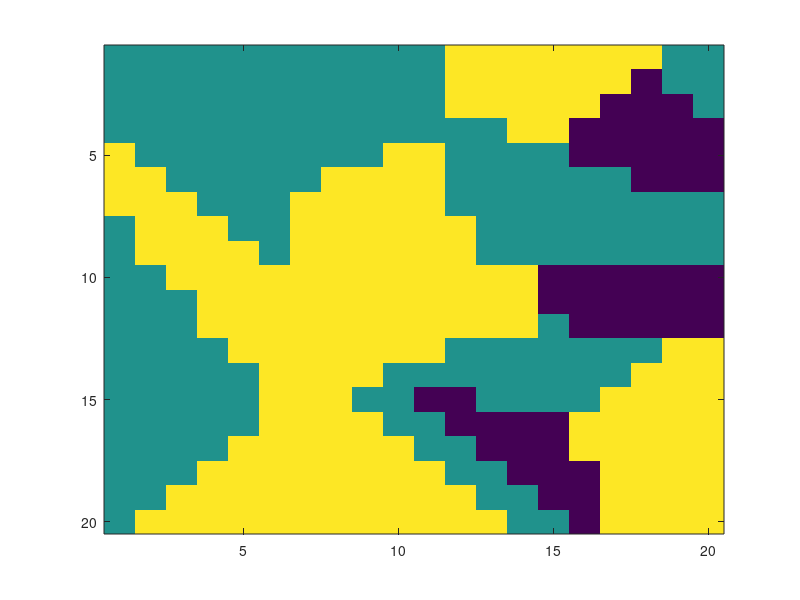

Here is the MATLAB script that generated this plot:
function out_data = make_map()

    %rand_seed = 1209371812;
    %rng(rand_seed);

    
    out_data = cell(3,1); % 1 = truth, 2 = noisy terrain, 3 = noisy water observation.
    
    num_terrain_types = 3;
    num_water_types = 3;
    num_seeds = 20;

    map_dim = 20;

    map_data = zeros(map_dim,map_dim);
	water_map = zeros(map_dim,map_dim);
    noisy_terrain_map = zeros(map_dim,map_dim);
	noisy_nss_map = zeros(map_dim,map_dim);

    seeds = randi(map_dim,num_seeds,2);
    labels = randi(num_terrain_types,num_seeds,1);

    terrain_to_water = [1 1 18; 2 17 1; 17 2 1];
	%nss_noise_model = [0.8 0.1 0.1; 0.1 0.8 0.1; 0.1 0.1 0.8];
    %nss_noise_model = [0.9 0.05 0.05; 0.05 0.9 0.05; 0.05 0.05 0.9];
    nss_noise_model = [0.95 0.025 0.025; 0.025 0.95 0.025; 0.025 0.025 0.95];
    %terrain_noise_model = [0.8 0.1 0.1; 0.1 0.8 0.1; 0.1 0.1 0.8];
    terrain_noise_model = [0.9 0.05 0.05; 0.05 0.9 0.05; 0.05 0.05 0.9];
   
    for y=1:map_dim
        for x=1:map_dim
            %create voronoi map
            x_diff = seeds(:,1) - x;
            y_diff = seeds(:,2) - y;
            dist = x_diff.*x_diff + y_diff.*y_diff;
            [v,idx] = min(dist);
            
            %assigning label to the terrain map
            map_data(x,y) = labels(idx);
            
            %add noise to the terrain labels
            terrain_hist = zeros(1,num_terrain_types);
            terrain_hist(labels(idx)) = 1;          
            
            %uses dirichlet to corrupt map
            %noisy_terrain_map(x,y) = sample_multinomial(corrupt(terrain_hist));
            
            %samples from multinomial to corrupt map
            noisy_terrain_map(x,y) = sample_multinomial(terrain_noise_model(map_data(x,y),:));
            
           	water_val =  sample_multinomial(terrain_to_water(map_data(x,y),:));
            water_map(x,y) = water_val;
			noisy_nss_map(x,y) = sample_multinomial(nss_noise_model(water_map(x,y),:));
        end
    end
    
    out_data{1} = map_data;
    out_data{2} = noisy_terrain_map;
    out_data{3} = water_map;
    out_data{4} = noisy_nss_map;
   
     figure();
     image(map_data,'CDataMapping','scaled');
%     figure();
%     image(noisy_terrain_map,'CDataMapping','scaled');
%     figure();
%     image(water_map,'CDataMapping','scaled')
%     figure();
%     image(noisy_nss_map,'CDataMapping','scaled')
%     colorbar
    
    save('map_data.mat','out_data');
end 

function new_hist = corrupt(terrain_hist)
    % sample from dirichlet distribution to get this.
		a = zeros([length(terrain_hist),length(terrain_hist)]);
		for i=1:length(terrain_hist)
			a(i,i) = 8;
			others = setdiff(1:length(terrain_hist),i);
			a(i,others) = 2/(length(terrain_hist)-1);
		end
		[v,idx] = max(terrain_hist);
    new_hist = dirichlet(a(idx,:));
end

function val = sample_multinomial(dist)
	u = rand();
	sensor_cdf = cumsum(dist/sum(dist)); %Hack put in, incase dist not normalized
	val = find(sensor_cdf > u,1);
end
